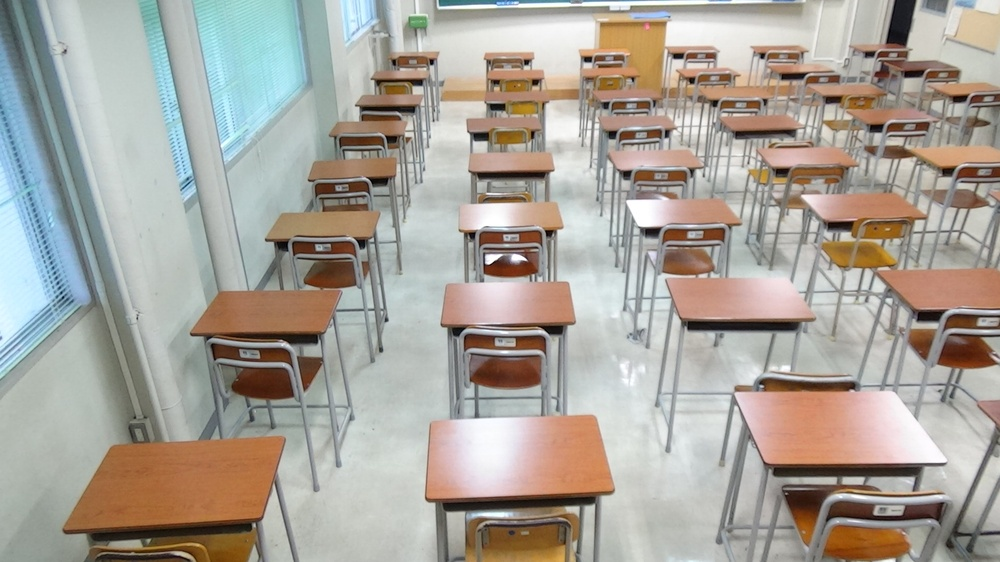
#> input picture ImageAnalysis/item/sample.JPG, 1000 x 562 px, shrunk from 1920 x 1080 before the run
$ python log.py
#> lines starting #> are read from the running program, lines starting #| are printed output that depends on the picture; after the words box and inside, x2 and y2 are one past the last pixel; in counts of white or black regions, pixels touching at a corner belong together
import cv2
import math
import numpy as np

gamma = 0.1

lookUpTable = np.zeros((256, 1), dtype = 'uint8')

#明るくする
for i in range(256):
	lookUpTable[i][0] = 255 * pow(float(i) / 255, 1.0 / gamma)

img_src = cv2.imread('item/sample.JPG', 1)
#> img_src is the input picture: shape (562, 1000, 3); mean B, G, R 154.8, 163.3, 168.7
img_gamma = cv2.LUT(img_src, lookUpTable)
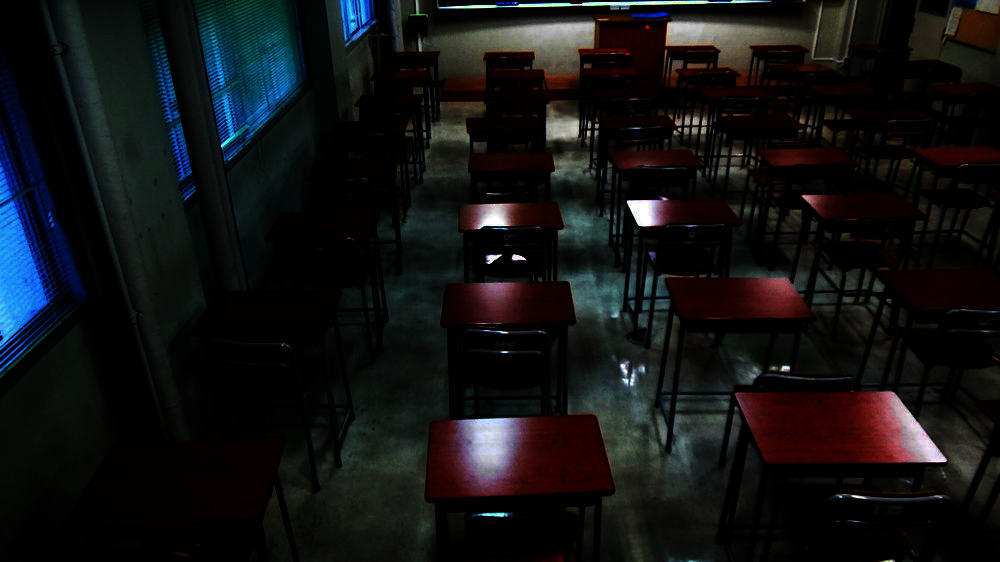
#> img_gamma: shape (562, 1000, 3); mean B, G, R 19.5, 18.5, 17.7
height, width = img_src.shape[:2]
#> height = 562; width = 1000

for i in range(height):
    for j in range(width):
        img_gamma[i, j, 0] = 0 #青の要素を0
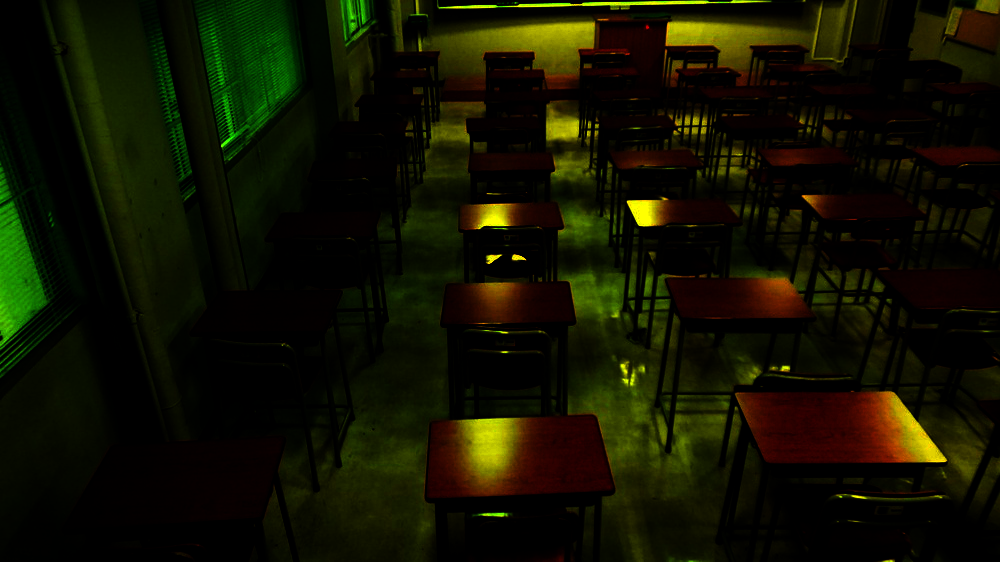
#> img_gamma: shape (562, 1000, 3); mean B, G, R 0, 18.5, 17.7

img_gray = cv2.cvtColor(img_gamma, cv2.COLOR_BGR2GRAY)
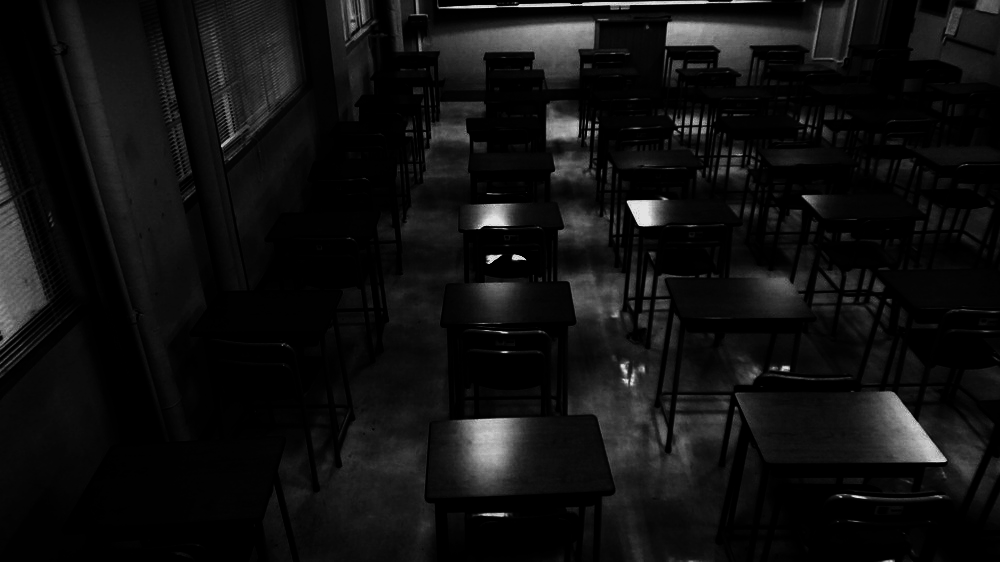
#> img_gray: shape (562, 1000); min 0, max 226, mean 16.2
# 二値変換
thresh = 10
max_pixel = 255
ret, img_dst = cv2.threshold(img_gray,
                             thresh,
                             max_pixel,
                             cv2.THRESH_BINARY)
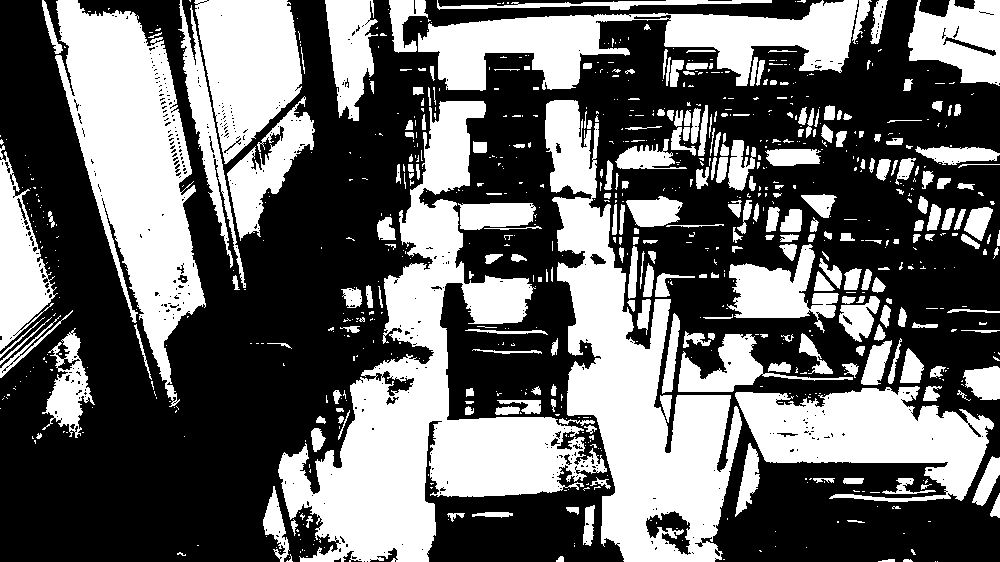
#> img_dst: shape (562, 1000); 41.2% white; 831 white regions (561 under 20 px), largest, box (x1, y1, x2, y2) and area: (278, 101, 607, 562) 46378, (545, 100, 742, 562) 35124, (55, 0, 206, 407) 28881
#> ret = 10

cv2.imshow('src', img_src)
cv2.imshow('lutImage', img_dst)
cv2.waitKey()

$ run again, with ImageAnalysis/item/DSC00248.JPG copied over ImageAnalysis/item/sample.JPG
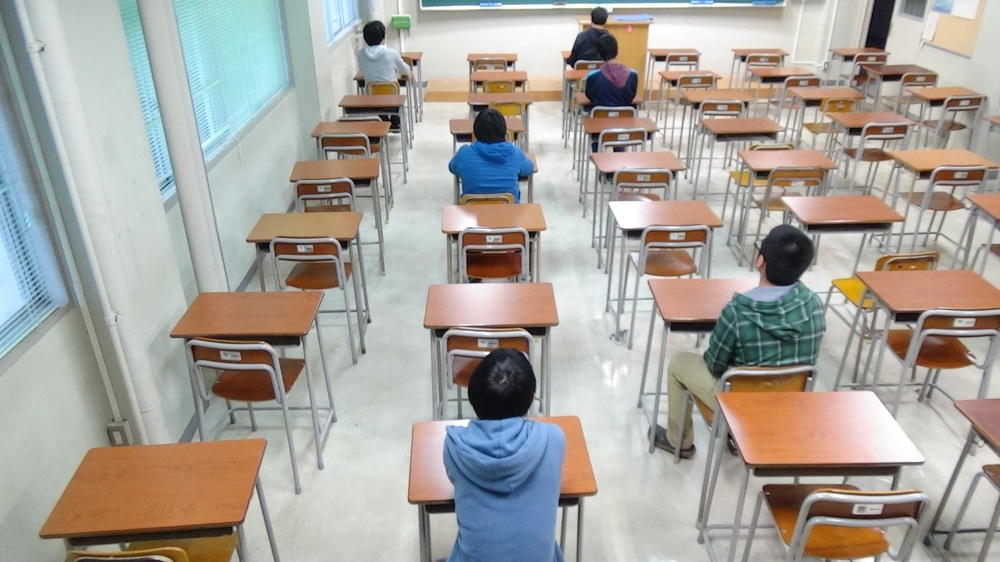
#> input picture ImageAnalysis/item/DSC00248.JPG, 1000 x 562 px, shrunk from 1920 x 1080 before the run
#> img_src is the input picture: shape (562, 1000, 3); mean B, G, R 156.4, 163.3, 167.2
#> after the loop `for i in range(height):`:
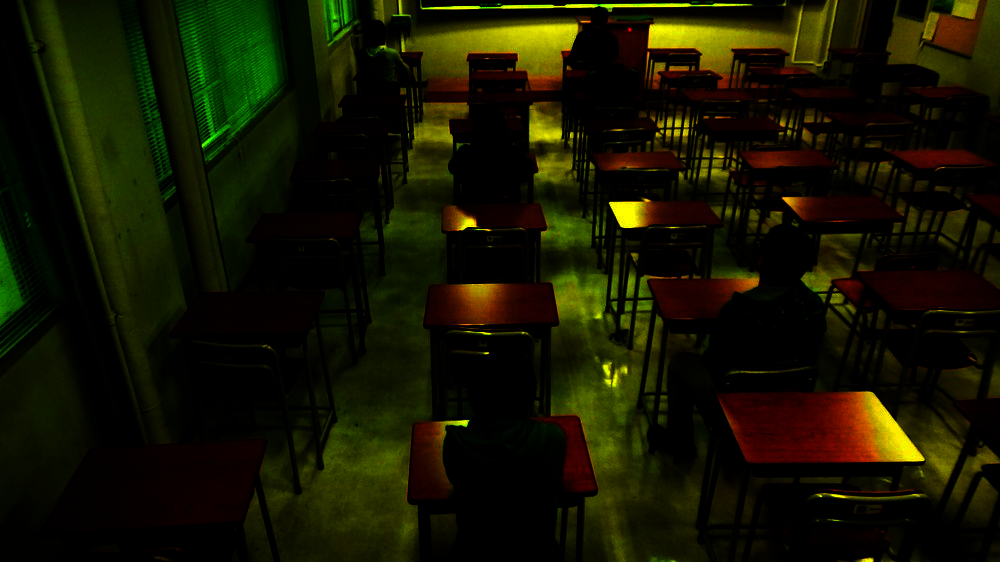
#> img_gamma: shape (562, 1000, 3); mean B, G, R 0, 21.2, 21.3
#> `ret, img_dst = cv2.threshold(img_gray, thresh, max_pixel, cv2.THRESH_B..`:
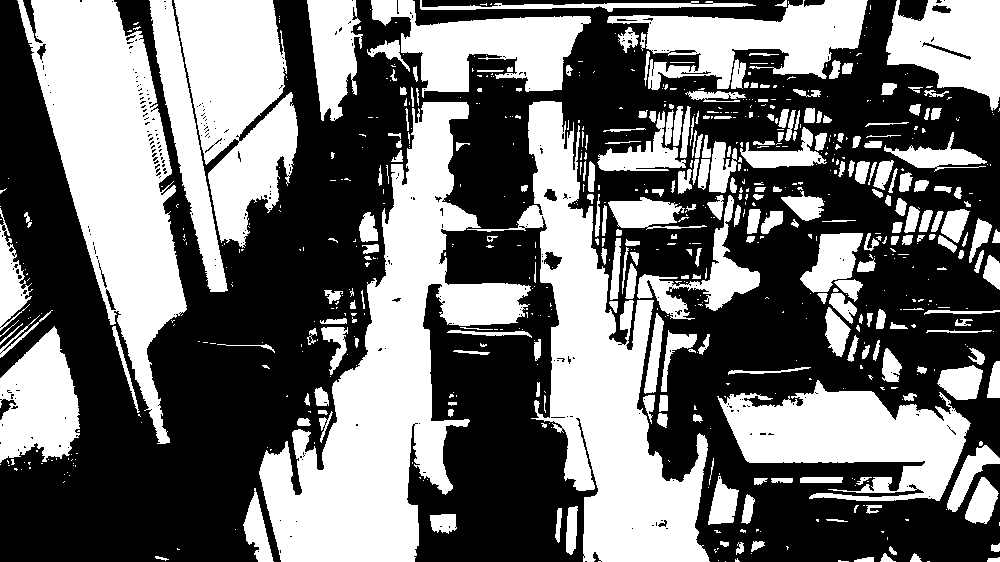
#> img_dst: shape (562, 1000); 44.2% white; 706 white regions (458 under 20 px), largest, box (x1, y1, x2, y2) and area: (259, 102, 531, 562) 44323, (467, 101, 710, 562) 35282, (17, 0, 187, 444) 33354
#> ret = 10
